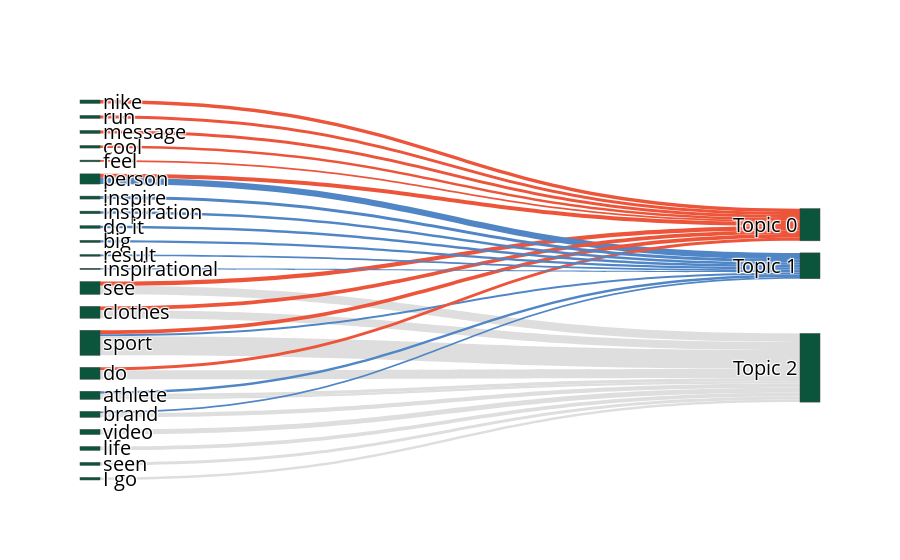

Notebook code for this chart:
### Code cell
#https://plotly.com/python/sankey-diagram/
import plotly.graph_objects as go
import plotly.io as pio
pio.kaleido.scope.default_format = "png"
Fig4 = go.Figure(go.Sankey(
    arrangement = "snap",
    node = dict(
        label = labels,
        #"x": [0.8, 0.8, 0.8, 0.1, 0.1, 0.1, 0.1, 0.1, 0.1, 0.1, 0.1],
        #"y": [0.8, 0.8, 0.8, 0.1, 0.1, 0.1, 0.1, 0.1, 0.1, 0.1, 0.1],
        #pad = 50,
        color = "#0a553b",
        #thickness = 5 #Pixels
        #color = color_link,
        ),  
    link = dict(
        source = source,
        target = target,
        value = values,
        color = color_link)))

Fig4.update_layout(
    hovermode = 'x',
    font=dict(size = 20, color = 'black'),
    #plot_bgcolor='black',
    #paper_bgcolor='black'
)
pio.write_image(Fig4, 'Figures/sankey.png', width=1600, height=850, scale=1.5)
#Fig4.write_html("Figures/sankey.html")
Fig4.show()

### Figure 1 — Plotly figure (JSON) as saved in the notebook; plotly's stock layout.template omitted (floating-point values rounded to 4 significant figures)
{"data": [{"arrangement": "snap", "link": {"color": ["#ed553b", "#dedede", "#ed553b", "#5086c6", "#ed553b", "#dedede", "#ed553b", "#5086c6", "#dedede", "#ed553b", "#ed553b", "#dedede", "#ed553b", "#ed553b", "#ed553b", "#ed553b", "#5086c6", "#5086c6", "#dedede", "#dedede", "#5086c6", "#5086c6", "#5086c6", "#5086c6", "#5086c6", "#dedede", "#5086c6", "#dedede", "#dedede", "#dedede", "#dedede"], "source": [3, 3, 4, 4, 5, 5, 6, 6, 6, 7, 8, 8, 9, 10, 11, 12, 13, 14, 14, 14, 15, 16, 17, 18, 19, 19, 20, 21, 22, 23, 24], "target": [0, 2, 0, 1, 0, 2, 0, 1, 2, 0, 0, 2, 0, 0, 0, 0, 1, 1, 2, 2, 1, 1, 1, 1, 1, 2, 1, 2, 2, 2, 2], "value": [10, 20, 9, 15, 9, 19, 9, 5, 45, 8, 7, 21, 7, 7, 6, 4, 7, 6, 8, 5, 6, 6, 5, 4, 4, 10, 3, 12, 9, 7, 6]}, "node": {"color": "#0a553b", "label": ["Topic 0", "Topic 1", "Topic 2", "see", "person", "clothes", "sport", "nike", "do", "run", "message", "cool", "feel", "inspire", "athlete", "inspiration", "do it", "big", "result", "brand", "inspirational", "video", "life", "seen", "I go"]}, "type": "sankey"}], "layout": {"font": {"color": "black", "size": 20}, "hovermode": "x"}}
